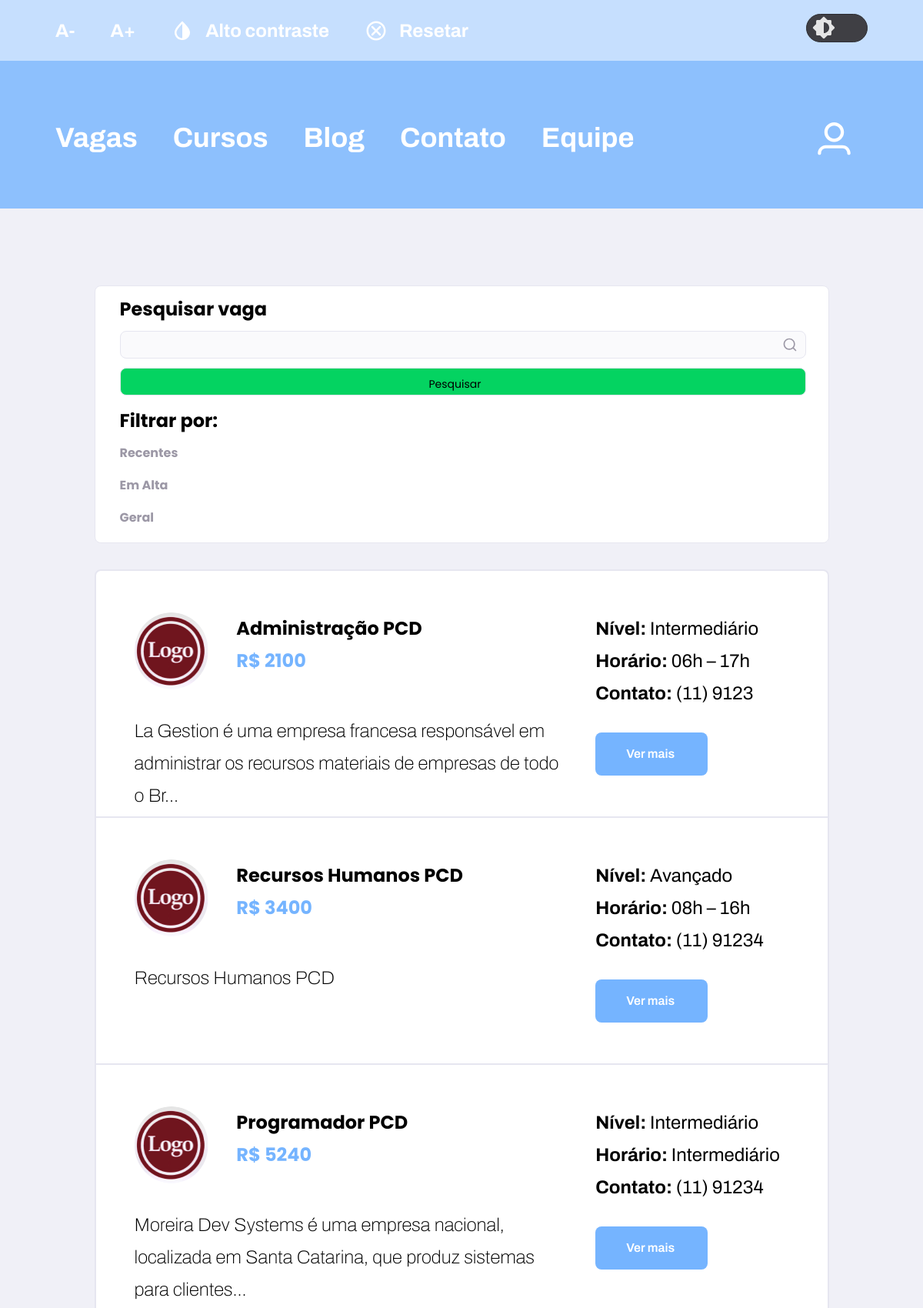
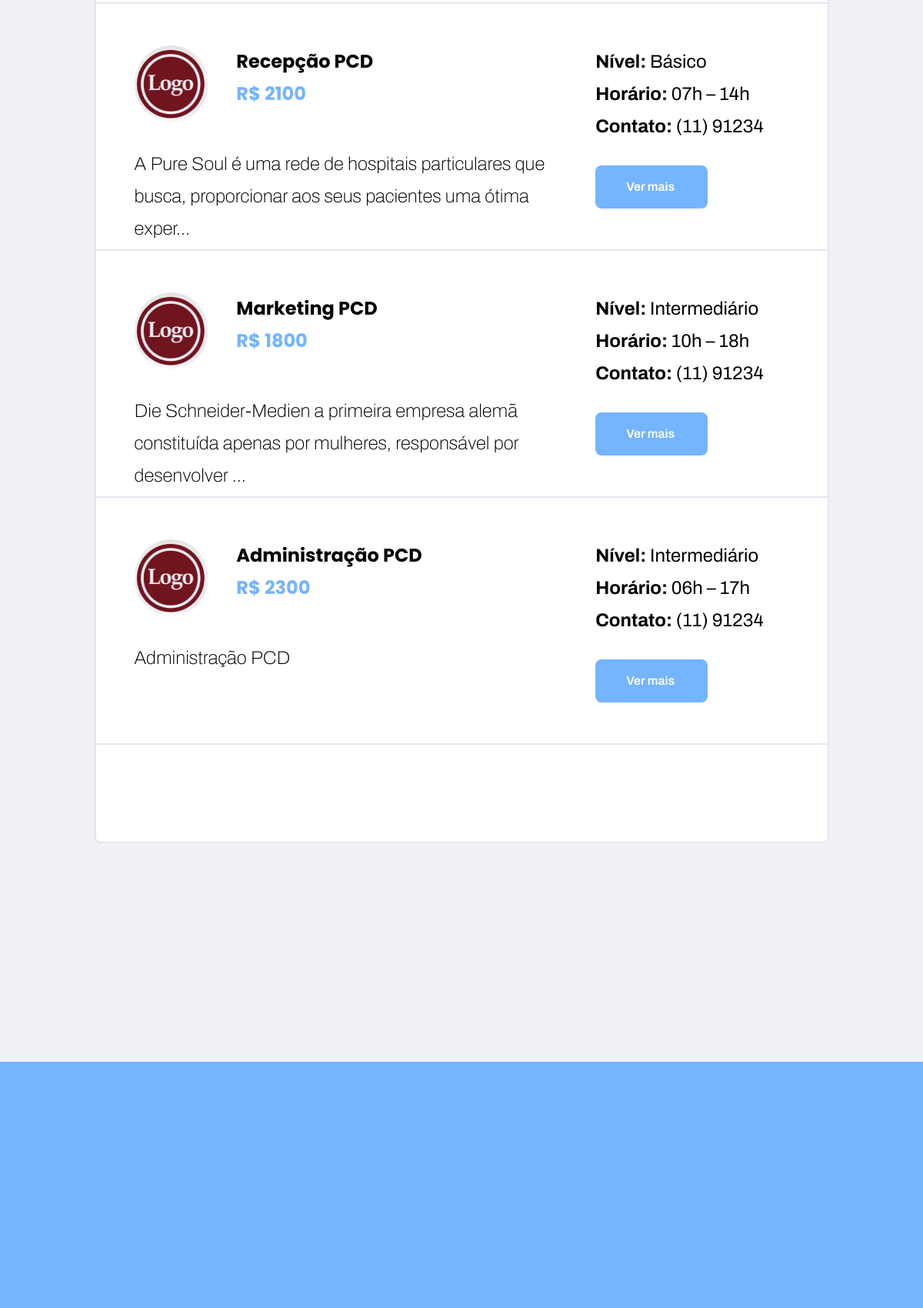
The app's page /versão_php/src/vagas.php (signed in, upper part) with its own data (2 pictures, top to bottom).
### tables this page shows
CREATE TABLE `tb_vagas` (
  `id` int(11) NOT NULL,
  `nome_vaga` varchar(200) NOT NULL,
  `descricao_vaga` varchar(500) NOT NULL,
  `salario_vaga` varchar(220) NOT NULL,
  `nivel_vaga` varchar(500) NOT NULL,
  `horario_vaga` varchar(220) NOT NULL,
  `contato_vaga` varchar(100) NOT NULL,
  `link_vaga` varchar(220) NOT NULL,
  `path` varchar(225) NOT NULL
);

### versão_php/src/Listar_vaga.php (the view, shortened to what this page needs)
<?php
include("./processamento/conexao.php");
$sql = "SELECT * FROM  tb_vagas";
$res = $conn->query($sql);
$qp =  $res->num_rows;
if ($qp > 0) {
  while ($row = $res->fetch_object()) {
    print '
    <div class="card">
      <div>
        <div class="card-logo-vaga">
          <img
            src="' . $row->path . '"
            alt="Logo referente a empresa que está oferencendo a vaga"
          />
          <p>
            ' . $row->nome_vaga . '<br />
            <span>' . 'R$ ' . $row->salario_vaga . '</span>
          </p>
        </div>
        <p class="descricao-vaga">'
      . mb_strimwidth($row->descricao_vaga, 0, 110, '...') .
      '</p>
      </div>
      <div>
        <p class="card-descricao-extra">
          <span>Nível: </span> ' . $row->nivel_vaga . '<br />
          <span>Horário: </span>' . $row->horario_vaga . '<br />
          <span>Contato: </span>' . $row->contato_vaga . '<br />
        </p>
        <a class="btn-see-more" href="inf_vaga.php?id=' .  $row->id . '">Ver mais</a>
      </div>
    </div>
    <hr />
    ';
  }
} else {
  print "<p> Sem Resultados </p>";
}
?>

### versão_php/src/css/style.css (style rules this page uses)
* { margin: 0; padding: 0; box-sizing: border-box; }
html { --primary-blue: #75b4ff; --primary-blue-header: rgba(117, 180, 255, 0.8); --white: #ffffff; --white-opacity: rgba(255, 255, 255, 0.5); --primary-background: #f0f0f7; --white-opacity-search: hsla(0, 0%, 100%, 0.41); --primary-border: #e6e6f0; --home-blog: hsla(200, 19%, 18%, 1); --background-cards: #fff; --border-contato-home: #e6e6f0; --background-all: #FFFDFD; --black: #000; --title-price: #75b4ff; scroll-behavior: smooth; }
body { font-family: 'Poppins', sans-serif; background-color: var(--primary-background); overflow-x: hidden; }

### versão_php/src/css/vagas.css (style rules this page uses)
html { overflow-x: hidden; --background-form: #fff; }
div.campo-vagas .card { display: flex; margin: 54px 28.2px 0px 50px;; width: 955px; height: 265px; }
div.campo-vagas .card .card-logo-vaga { display: flex; gap: 36.55px; font-weight: 700; font-size: 24px; line-height: 42px; margin-bottom: 33px; }
div.campo-vagas .card .card-logo-vaga img { width: 96.3px; height: 100px; border-radius: 70px; }
div.campo-vagas .card .card-logo-vaga span { color: #75B4FF; }
div.campo-vagas .card .descricao-vaga { font-family: 'Archivo'; font-style: normal; font-weight: 100; font-size: 24px; line-height: 42px; color: #000000; max-width: 564.14px; }
div.campo-vagas .card .card-descricao-extra { font-family: 'Archivo'; font-style: normal; font-weight: 400; font-size: 24px; line-height: 42px; margin-left: 35.57px; }
div.campo-vagas .card .card-descricao-extra span { font-weight: 700; }
div.campo-vagas hr { border: 1px solid #E6E6F0; }

### versão_php/src/css/vagas-blog.css (style rules this page uses)
html { --background-all: #FFFFFF; --border-all: #E6E6F0; --background-input-search: #FAFAFC; --border-input-search: #E6E6F0; --background-hover: #E6E6F0; --text-color-secondary: #9C98A6; --text-input: #000; overflow-x: hidden; }
div.campo-vagas .card { display: flex; margin: 54px 28.2px 0px 50px;; width: 955px; height: 265px; position: relative; }
.btn-see-more { display: block; width: 146px; height: 56px; padding: 15px 40px; border-radius: 8px; text-decoration: none; font-family: 'Archivo', sans-serif; font-weight: 600; line-height: 26px; background-color: var(--primary-blue); color: var(--white); margin-left: 35.57px; margin-top: 30px; }
div.campo-vagas .card .card-logo-vaga { display: flex; gap: 36.55px; font-weight: 700; font-size: 24px; line-height: 42px; margin-bottom: 33px; }
div.campo-vagas .card .card-logo-vaga img { width: 96.3px; height: 100px; border-radius: 70px; }
div.campo-vagas .card .card-logo-vaga span { color: var(--title-price); }
div.campo-vagas .card .descricao-vaga { font-family: 'Archivo'; font-style: normal; font-weight: 100; font-size: 24px; line-height: 42px; color: var(--text-color); max-width: 564.14px; min-width: 564.14px; }
div.campo-vagas .card .card-descricao-extra { font-family: 'Archivo'; font-style: normal; font-weight: 400; font-size: 24px; line-height: 42px; margin-left: 35.57px; max-width: 294px; }
div.campo-vagas .card .card-descricao-extra span { font-weight: 700; }
div.campo-vagas hr { border: 1px solid var(--background-hover); }

### records on screen
tb_vagas: path (picture), nome_vaga "Administração PCD", salario_vaga "2100", descricao_vaga "La Gestion é uma empresa francesa responsável em administrar os recursos materiais de empresas de todo o Br...", nivel_vaga "Intermediário", horario_vaga "06h – 17h", contato_vaga "(11) 9123"
tb_vagas: path (picture), nome_vaga "Recursos Humanos PCD", salario_vaga "3400", descricao_vaga "Recursos Humanos PCD", nivel_vaga "Avançado", horario_vaga "08h – 16h", contato_vaga "(11) 91234"
tb_vagas: path (picture), nome_vaga "Programador PCD", salario_vaga "5240", descricao_vaga "Moreira Dev Systems é uma empresa nacional, localizada em Santa Catarina, que produz sistemas para clientes...", nivel_vaga "Intermediário", horario_vaga "Intermediário", contato_vaga "(11) 91234"
tb_vagas: path (picture), nome_vaga "Recepção PCD", salario_vaga "2100", descricao_vaga "A Pure Soul é uma rede de hospitais particulares que busca, proporcionar aos seus pacientes uma ótima exper...", nivel_vaga "Básico", horario_vaga "07h – 14h", contato_vaga "(11) 91234"
tb_vagas: path (picture), nome_vaga "Marketing PCD", salario_vaga "1800", descricao_vaga "Die Schneider-Medien a primeira empresa alemã constituída apenas por mulheres, responsável por desenvolver ...", nivel_vaga "Intermediário", horario_vaga "10h – 18h", contato_vaga "(11) 91234"
tb_vagas: path (picture), nome_vaga "Administração PCD", salario_vaga "2300", descricao_vaga "Administração PCD", nivel_vaga "Intermediário", horario_vaga "06h – 17h", contato_vaga "(11) 91234"
